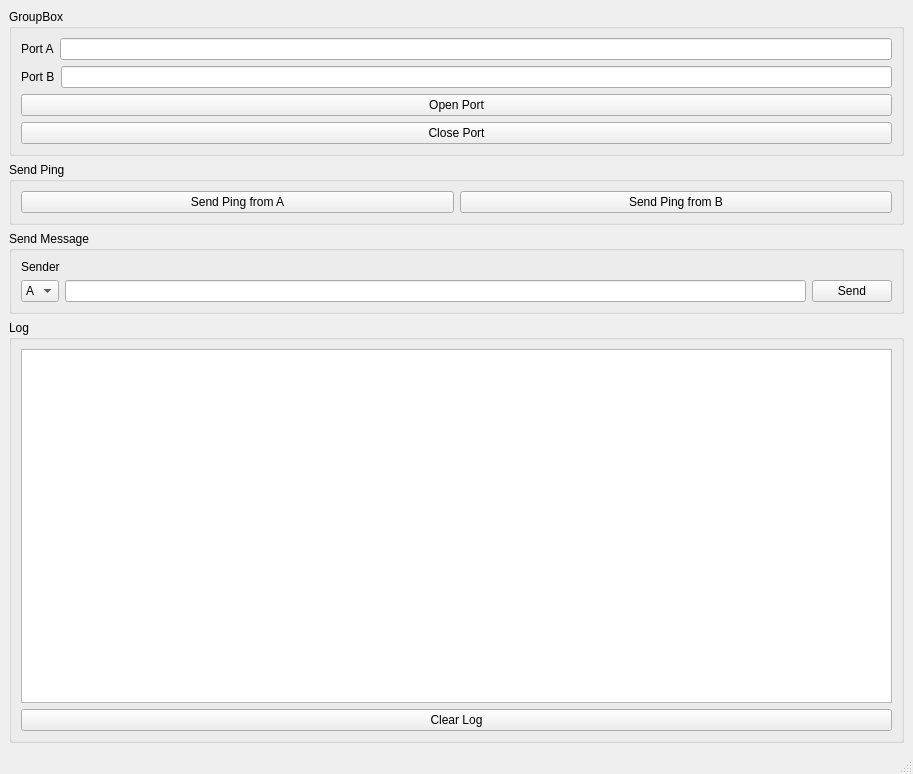
<?xml version="1.0" encoding="UTF-8"?>
<ui version="4.0">
 <class>MainWindow</class>
 <widget class="QMainWindow" name="MainWindow">
  <property name="geometry">
   <rect>
    <x>0</x>
    <y>0</y>
    <width>913</width>
    <height>774</height>
   </rect>
  </property>
  <property name="windowTitle">
   <string>MainWindow</string>
  </property>
  <widget class="QWidget" name="centralwidget">
   <layout class="QVBoxLayout" name="verticalLayout_3">
    <item>
     <layout class="QVBoxLayout" name="verticalLayout">
      <item>
       <widget class="QGroupBox" name="groupBox_3">
        <property name="title">
         <string>GroupBox</string>
        </property>
        <layout class="QVBoxLayout" name="verticalLayout_10">
         <item>
          <layout class="QVBoxLayout" name="verticalLayout_9">
           <item>
            <layout class="QHBoxLayout" name="horizontalLayout_6">
             <item>
              <widget class="QLabel" name="label">
               <property name="text">
                <string>Port A</string>
               </property>
              </widget>
             </item>
             <item>
              <widget class="QLineEdit" name="lineEdit"/>
             </item>
            </layout>
           </item>
           <item>
            <layout class="QHBoxLayout" name="horizontalLayout_7">
             <item>
              <widget class="QLabel" name="label_2">
               <property name="text">
                <string>Port B</string>
               </property>
              </widget>
             </item>
             <item>
              <widget class="QLineEdit" name="lineEdit_2"/>
             </item>
            </layout>
           </item>
          </layout>
         </item>
         <item>
          <layout class="QVBoxLayout" name="verticalLayout_11">
           <item>
            <widget class="QPushButton" name="pushButton">
             <property name="text">
              <string>Open Port</string>
             </property>
            </widget>
           </item>
           <item>
            <widget class="QPushButton" name="pushButton_2">
             <property name="text">
              <string>Close Port</string>
             </property>
            </widget>
           </item>
          </layout>
         </item>
        </layout>
       </widget>
      </item>
     </layout>
    </item>
    <item>
     <layout class="QVBoxLayout" name="verticalLayout_4">
      <item>
       <widget class="QGroupBox" name="groupBox">
        <property name="title">
         <string>Send Ping</string>
        </property>
        <layout class="QHBoxLayout" name="horizontalLayout_4">
         <item>
          <widget class="QPushButton" name="pushButton_3">
           <property name="text">
            <string>Send Ping from A</string>
           </property>
          </widget>
         </item>
         <item>
          <widget class="QPushButton" name="pushButton_4">
           <property name="text">
            <string>Send Ping from B</string>
           </property>
          </widget>
         </item>
        </layout>
       </widget>
      </item>
     </layout>
    </item>
    <item>
     <layout class="QVBoxLayout" name="verticalLayout_7">
      <item>
       <widget class="QGroupBox" name="groupBox_2">
        <property name="title">
         <string>Send Message</string>
        </property>
        <layout class="QVBoxLayout" name="verticalLayout_8">
         <item>
          <widget class="QLabel" name="label_4">
           <property name="text">
            <string>Sender</string>
           </property>
          </widget>
         </item>
         <item>
          <layout class="QHBoxLayout" name="horizontalLayout_5">
           <item>
            <widget class="QComboBox" name="comboBox">
             <item>
              <property name="text">
               <string>A</string>
              </property>
             </item>
             <item>
              <property name="text">
               <string>B</string>
              </property>
             </item>
            </widget>
           </item>
           <item>
            <widget class="QLineEdit" name="lineEdit_3"/>
           </item>
           <item>
            <widget class="QPushButton" name="pushButton_6">
             <property name="text">
              <string>Send</string>
             </property>
            </widget>
           </item>
          </layout>
         </item>
        </layout>
       </widget>
      </item>
     </layout>
    </item>
    <item>
     <layout class="QVBoxLayout" name="verticalLayout_2">
      <item>
       <layout class="QVBoxLayout" name="verticalLayout_6">
        <item>
         <widget class="QGroupBox" name="groupBox_4">
          <property name="title">
           <string>Log</string>
          </property>
          <layout class="QVBoxLayout" name="verticalLayout_5">
           <item>
            <widget class="QTextBrowser" name="textBrowser"/>
           </item>
           <item>
            <widget class="QPushButton" name="pushButton_5">
             <property name="text">
              <string>Clear Log</string>
             </property>
            </widget>
           </item>
          </layout>
         </widget>
        </item>
       </layout>
      </item>
     </layout>
    </item>
   </layout>
  </widget>
  <widget class="QMenuBar" name="menubar">
   <property name="geometry">
    <rect>
     <x>0</x>
     <y>0</y>
     <width>913</width>
     <height>25</height>
    </rect>
   </property>
  </widget>
  <widget class="QStatusBar" name="statusbar"/>
 </widget>
 <resources/>
 <connections/>
</ui>
